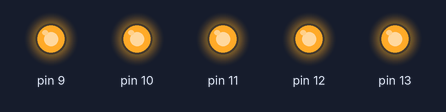
Simulated run of this sketch. Board: Arduino Uno, built with avr-gcc and run on an emulated ATmega328P. Parts: output pins drawn as LEDs (lit = HIGH).

Above: at 0.5 s.
At 3.5 s:
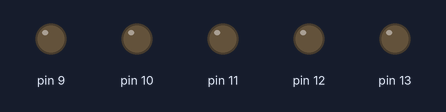
Timing chart, 0 to 4.6 s (numbered marks = the images above):
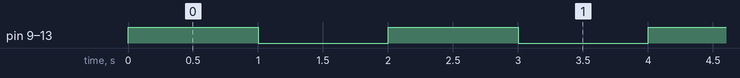

The sketch:

Blink5.ino
```cpp
void setup() {
  for(int i=9; i<=13; i++)
    pinMode(i, OUTPUT);
}

// the loop function runs over and over again forever
void loop() {
  for(int i=9; i<=13; i++)
    digitalWrite(i, HIGH);
  delay(1000);
  for(int i=9; i<=13; i++)
    digitalWrite(i, LOW);
  delay(1000);
}
```

Measured:
- by itself, pin 9–13: alternates HIGH for 1.0 s and LOW for 1.0 s
